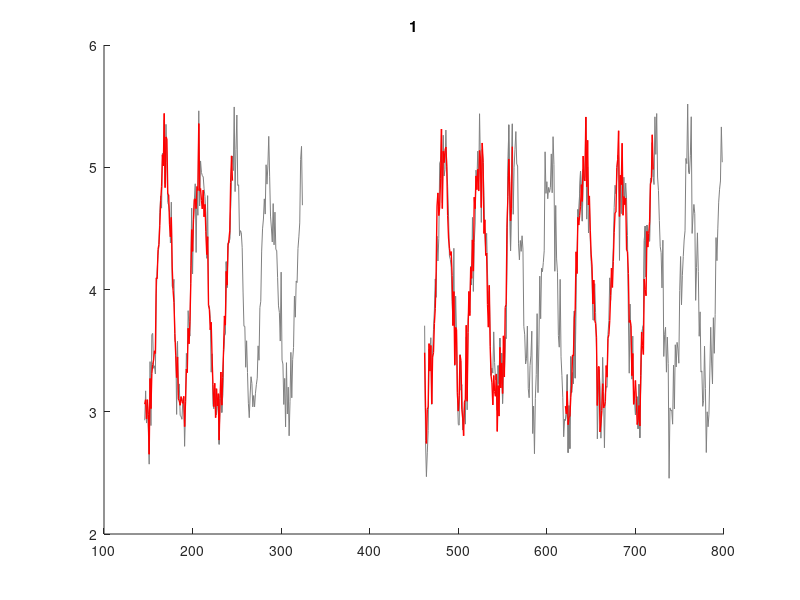
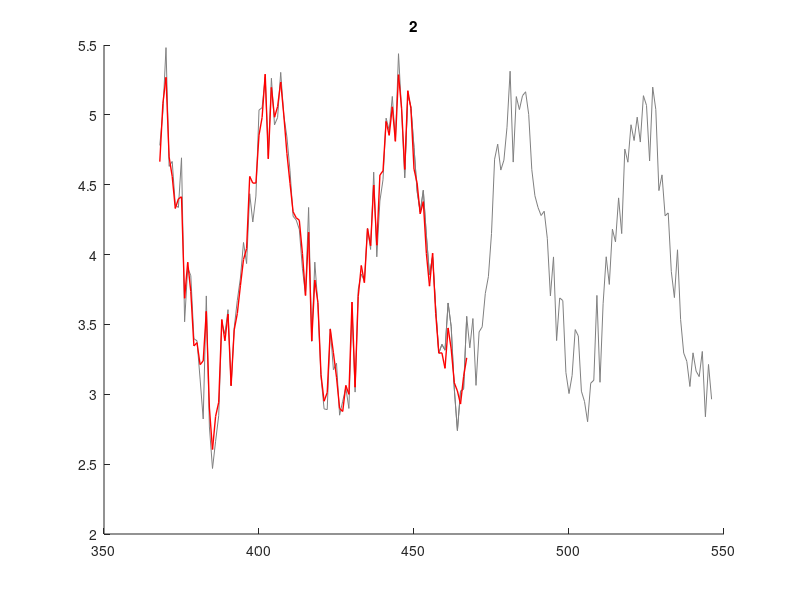
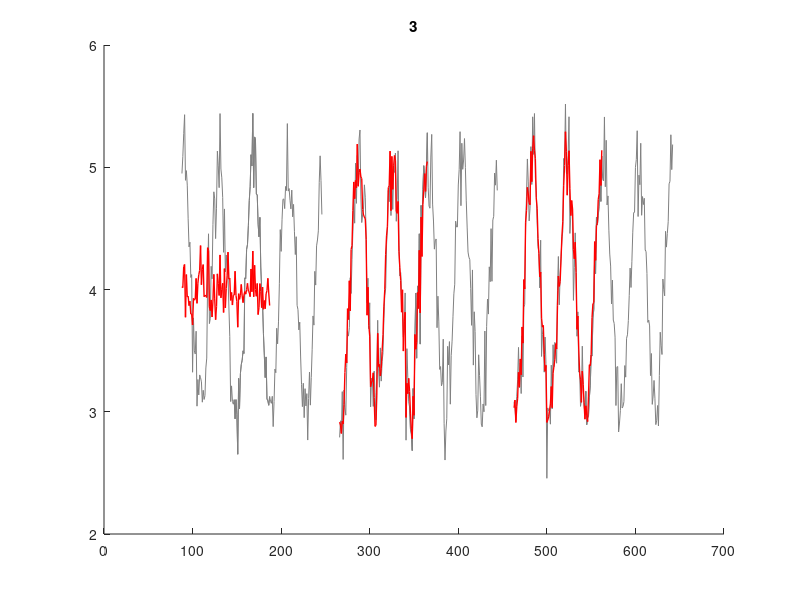
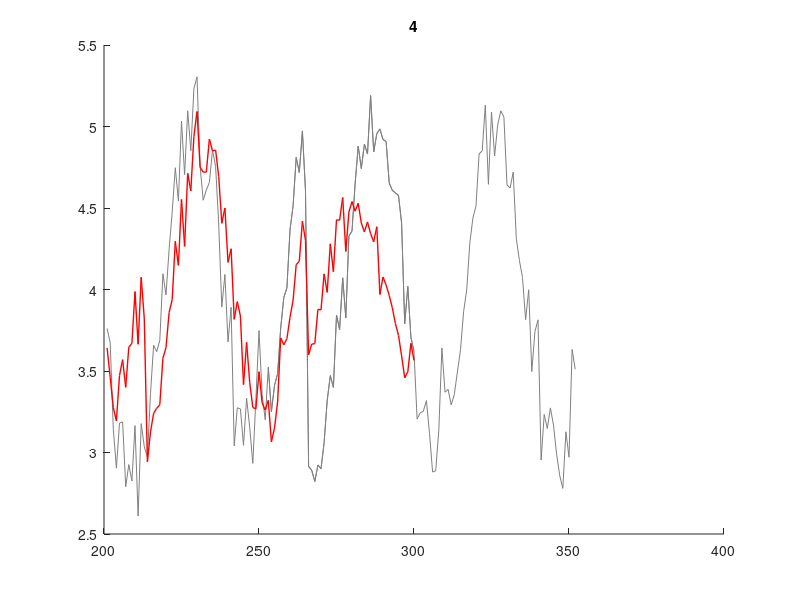

Recreate these plots in MATLAB, in order.
load('tree.mat');

for level = 1:21
    figure;
    hold on;
    title(level)
    for idx = 1:length(tree)
        if (tree(idx).level == level) || (tree(idx).level == level+1)
            time = tree(idx).index(1,1):1:tree(idx).index(1,2);
            if (tree(idx).parent_idx == 0) && (tree(idx).level == level+1)
                plot(time, tree(idx).data, 'Color', [1 0 0], 'LineWidth', 1);
            elseif (tree(idx).level == level) && (tree(idx).parent_idx ~= 0)
                plot(time, tree(idx).data, 'Color', [0.5 0.5 0.5], 'LineWidth', 0.7);
            end
        end
    end
end